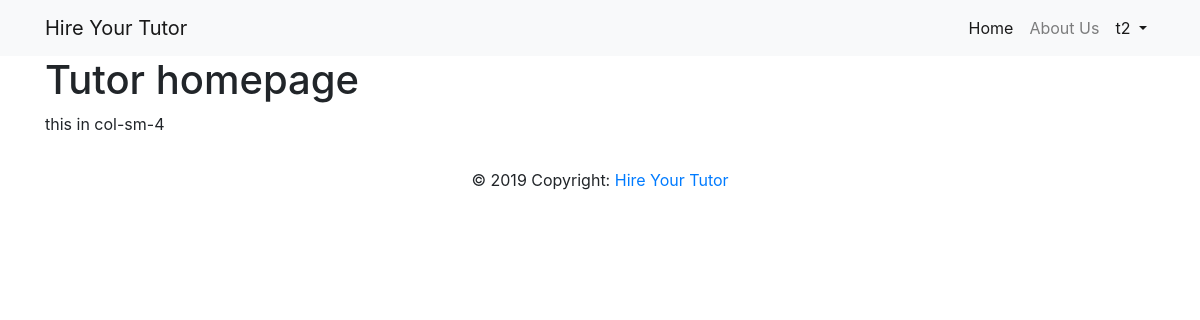
The page /tutor/tutorhomepage/ (signed in) on the database as committed earlier.
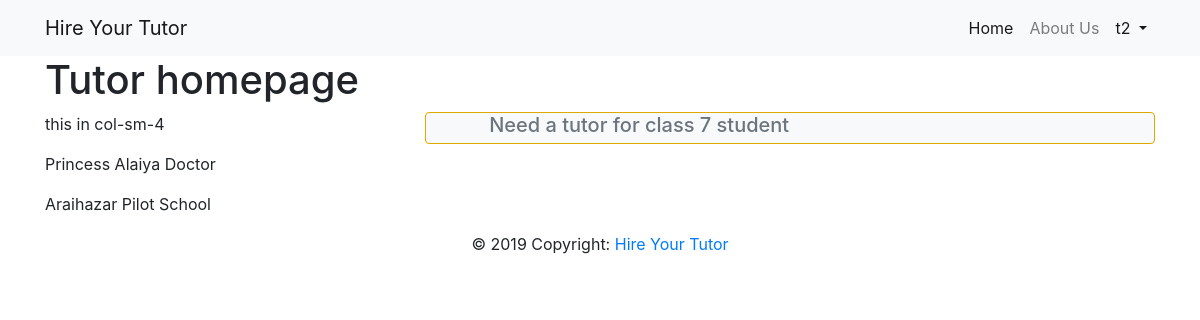
The same page on the database as committed later.
### hireapp/models.py (models this page shows, shortened)
class User(AbstractUser):
    is_tutor = models.BooleanField(default=False)
    is_guardian = models.BooleanField(default=False)

class GuardianProfiles(models.Model):
    GENDER_CHOICES = (
        ('Male', 'Male'),
        ('Female', 'Female'),
    )
    user = models.ForeignKey(User, on_delete=models.CASCADE, default=None)
    Guardians_name = models.CharField("Guardian's Name", max_length=50)
    gender = models.CharField(max_length=6, choices=GENDER_CHOICES)
    nid_No = models.CharField(max_length=18)
    occupation = models.CharField(max_length=20)
    students_name = models.CharField("Student's Name", max_length=50)
    s_class = models.CharField("Student's Class", max_length=2)
    school = models.CharField("School/College", max_length=60)
    subject = models.CharField(max_length=100)
    payment = models.CharField(max_length=5)
    tution_hour = models.CharField("Tution hours", max_length=3)
    guardian_contact = models.CharField("Guardian's Contact Number", max_length=14)
    need_tutor_from = models.DateField()
    description = models.TextField(max_length=250)
    address = models.TextField(max_length=150)

### hireapp/views/tutor.py (the view)
# urls.py: path('tutorhomepage/', tutor.TutorHomepage.as_view(),
@method_decorator([login_required, tutor_required], name='dispatch')
class TutorHomepage(ListView):
    context_object_name = 'guardians'
    template_name = 'hireapp/tutor/tutor_homepage.html'
    model = GuardianProfiles
    paginate_by = 10
    queryset = GuardianProfiles.objects.all()

### hireapp/templates/hireapp/tutor/tutor_homepage.html (shortened to what this page needs)
{% extends 'base.html' %}
{% load static %}
{% block content %}
<h1>Tutor homepage</h1>
<div class="row">
    <div class="col-sm-4"><p>this in col-sm-4</p></div>
    <div class="col-sm-8">{% for GuardianProfiles in guardians %}
        <div class="card card-inverse" style="background-color: #F8F9FA; border-color: #E0A800;">
            <div class="card-block">
                <div class="row">
                     <div class="col-sm-1">
                    </div>
                    <div class="col-sm-11">
                        <h5 class="card-title text-muted">
                            Need a tutor for class {{GuardianProfiles.s_class|safe}} student
                        </h5>
                    </div>
                </div>
            </div>
        </div>{% endfor %}
    </div>
</div>
{% for GuardianProfiles in guardians %}
<p>{{GuardianProfiles.Guardians_name|safe}}
{{GuardianProfiles.occupation|safe}}</p>
{{GuardianProfiles.school|safe}}
{% endfor %}
{% endblock content %}

### templates/base.html (shortened to what this page needs)
<!DOCTYPE html>
{% load static %}
<html lang="en">
<head>
    <link rel="stylesheet" href="{% static 'css/bootstrap.min.css' %}">
    <link rel="stylesheet" href="{% static 'css/mm.css' %}">
    <link rel="stylesheet" href="https://maxcdn.bootstrapcdn.com/bootstrap/4.0.0/css/bootstrap.min.css"
>
    <link href="https://unpkg.com/ionicons@4.5.5/dist/css/ionicons.min.css" rel="stylesheet">
    <link rel="stylesheet" href="https://use.fontawesome.com/releases/v5.6.3/css/all.css"
>
</head>
<body>
<nav class="navbar navbar-expand-lg navbar-light bg-light">
    <div class="container">
        <a class="navbar-brand" href="{% url 'home' %}"> Hire Your Tutor</a>
        <div class="collapse navbar-collapse" id="navbar1">
            <ul class="navbar-nav ml-auto">
                <li class="nav-item active">
                    <a class="nav-link" href="{% url 'home' %}">Home </a>
                </li>
                <li class="nav-item">
                    <a class="nav-link" href=""> About Us </a>
                </li>
                {% if user.is_authenticated %}
                <li class="nav-item dropdown active">
                    <a class="nav-link  dropdown-toggle" href="#" data-toggle="dropdown"> {{ user.username }} </a>
                </li>
                {% else %}
                <li class="nav-item">
                    <a class="btn ml-2 btn-warning" href="{% url 'login' %}">Login</a>
                </li>
                {% endif %}
            </ul>
        </div>
    </div>
</nav>
<div class="container">
    {% block content %}
    {% endblock content %}
</div>
<footer class="page-footer font-small blue">
    <div class="footer-copyright text-center py-3">© 2019 Copyright:
        <a href="#">Hire Your Tutor</a>
    </div>
</footer>
</body>
</html>

### static/css/mm.css (style rules this page uses)
body { font-family: 'Bungee', cursive; }

Rows that differ between the two databases and show on the page:
added GuardianProfiles: s_class "7", Guardians_name "Princess Alaiya", occupation "Doctor", school "Araihazar Pilot School"
